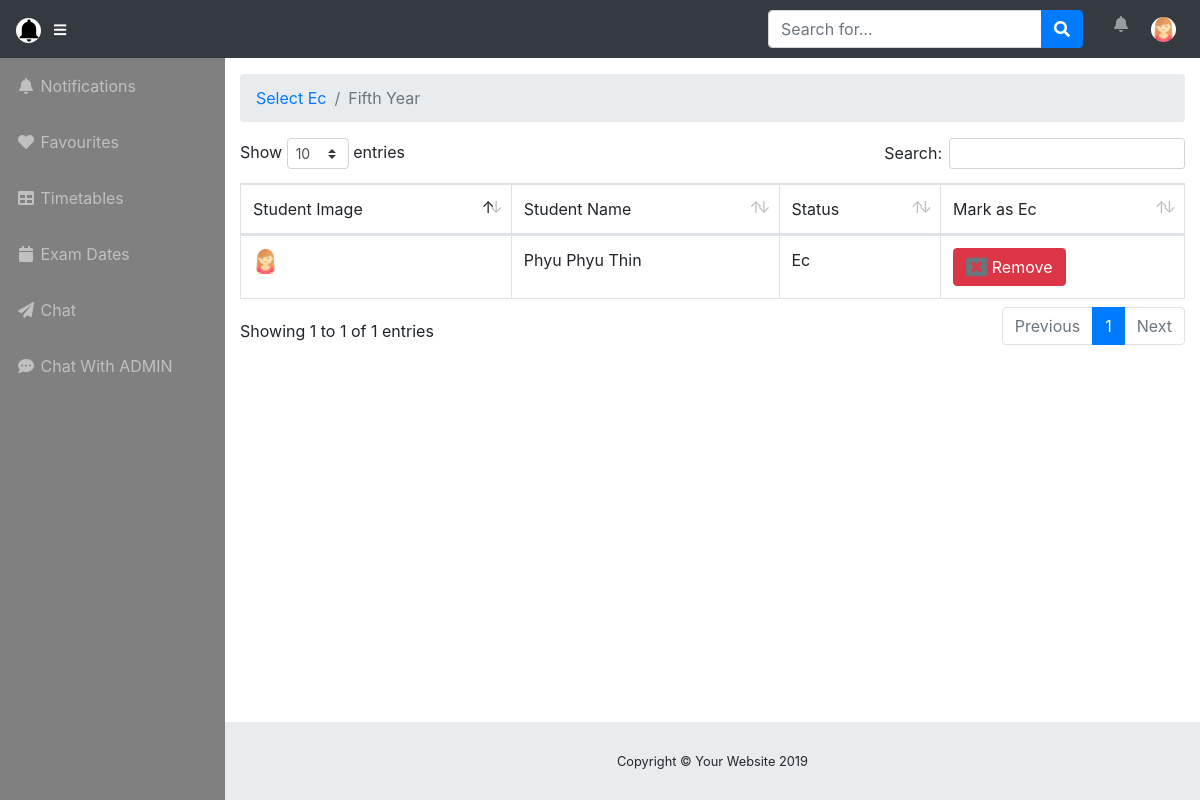
Page /user/fifthyearec.php (signed in) on the committed database.
### tables this page shows
CREATE TABLE `users` (
  `userid` int(11) NOT NULL,
  `userphoto` varchar(255) NOT NULL,
  `username` varchar(255) NOT NULL,
  `useremail` varchar(255) NOT NULL,
  `userpass` varchar(255) NOT NULL,
  `year_id` int(11) NOT NULL,
  `userphone` varchar(255) NOT NULL,
  `useraddress` text NOT NULL,
  `status` int(2) NOT NULL,
  `user_status` int(2) NOT NULL,
  `created_dates` datetime NOT NULL,
  `modified_date` datetime NOT NULL
);

### user/fifthyearec.php (the view, shortened to what this page needs)
<?php
 include('../admin/database/connection.php');
 include('includes/userheader.php');
     $hi = $conn->query("SELECT * FROM users WHERE year_id = '5'");
     $wow = $conn->query("SELECT * FROM users WHERE year_id = '5' AND status = '3'");
 ?>
<body id="page-top">
   <?php include('includes/usernavbar.php');?>
  <div id="wrapper">
    <?php include('includes/usersidebar.php'); ?>
    <div id="content-wrapper">
      <div class="container-fluid">
        <ol class="breadcrumb">
          <li class="breadcrumb-item">
            <a style="text-decoration: none;" href="fifthyearec.php">Select Ec</a>
          </li>
          <li class="breadcrumb-item active">Fifth Year</li>
        </ol>
        <div class="row">
          <div class="col-lg-12">
          <div class="table-responsive">
                         <table class="table table-bordered hello" id="dataTable" width="100%" cellspacing="0">
                          <thead>
                                <tr>
                                   <td>Student Image</td>
                                   <td>Student Name</td>
                                   <td>Status</td>
                                   <td>Mark as Ec</td>
                                </tr>
                          </thead>
                          <tbody>
                            <?php
                              if($wow->num_rows > 0) {
                              foreach($hi as $hii) : ?>
                              <tr>
                                 <td><img src="../admin/userprofiles/<?php echo $hii['userphoto']?>" style="height: 25px; width: 25px;"></td>
                                 <td><?php echo $hii['username']?></td>
                                 <td class="cha"><?php if($hii['status'] == '2') : ?>
                                     Student
                                     <?php else: ?>
                                      Ec
                                    <?php endif; ?>
                                  </td>
                                  <td><?php if($hii['status'] == '2') : ?>
                                         -
                                        <?php else: ?>
                                        <button class="btn btn-danger remove"  data-id="<?php echo $hii['userid']?>"><i class="fas fa-window-close fa-lg text-secondary"></i> Remove </button>
                                      <?php endif; ?>
                                  </td>
                                </tr>
                               <?php endforeach; ?>
                            <?php } ?>
                          </tbody>
                         </table>
                      </div>
        </div>
      </div>
      <footer class="sticky-footer">
        <div class="container my-auto">
          <div class="copyright text-center my-auto">
            <span>Copyright © Your Website 2019</span>
          </div>
        </div>
      </footer>
    </div>
  </div>
<?php include('includes/userfooter.php');?>

### user/includes/usernavbar.php (shortened to what this page needs)
<?php
 $rr = $conn->query("SELECT * FROM users WHERE userid='".$_SESSION['userid']."' AND useremail='".$_SESSION['useremail']."'");
   $rrr =  $rr->fetch_assoc();
?>
<nav class="navbar navbar-expand navbar-dark bg-dark static-top">
    <a class="navbar-brand mr-1" href="index.php"><img style="width: 25px; height: 25px" class="rounded-circle" src="../admin/adminprofiles/images.png"></a>
    <button class="btn btn-link btn-sm text-white order-1 order-sm-0" id="sidebarToggle" href="#">
      <i class="fas fa-bars"></i>
    </button>
    <form class="form-inline ml-auto mr-0 mr-md-3 my-2 my-md-0" action="index.php" method="POST">
      <div class="input-group">
        <input type="text" class="form-control" <?php if(isset($_POST['search'])) { ?>  value="<?php echo $search;?>" <?php } ?> id="search" placeholder="Search for..." aria-label="Search" aria-describedby="basic-addon2" name="nasearch">
        <div class="input-group-append">
          <button class="btn btn-primary" type="submit" name="search">
            <i class="fas fa-search"></i>
          </button>
        </div>
      </div>
    </form>
    <ul class="navbar-nav ml-auto ml-md-0">
      <li class="d-none d-sm-block nav-item dropdown no-arrow mx-1">
        <a class="nav-link dropdown-toggle" href="#" id="alertsDropdown" role="button" data-toggle="dropdown" aria-haspopup="true" aria-expanded="false">
          <i class="d-none d-sm-block fas fa-bell fa-fw hidden-sm"></i>
        </a>
      </li>
      <li class="nav-item dropdown no-arrow">
        <a class="nav-link dropdown-toggle" href="#" id="userDropdown" role="button" data-toggle="dropdown" aria-haspopup="true" aria-expanded="false">
         <img style="width: 25px; height: 25px" class="rounded-circle" src="../admin/userprofiles/<?php echo $rrr['userphoto']?>">
        </a>
      </li>
    </ul>
  </nav>

### rows in the picture
users: userphoto (picture), username "Phyu Phyu Thin", status "Ec"
